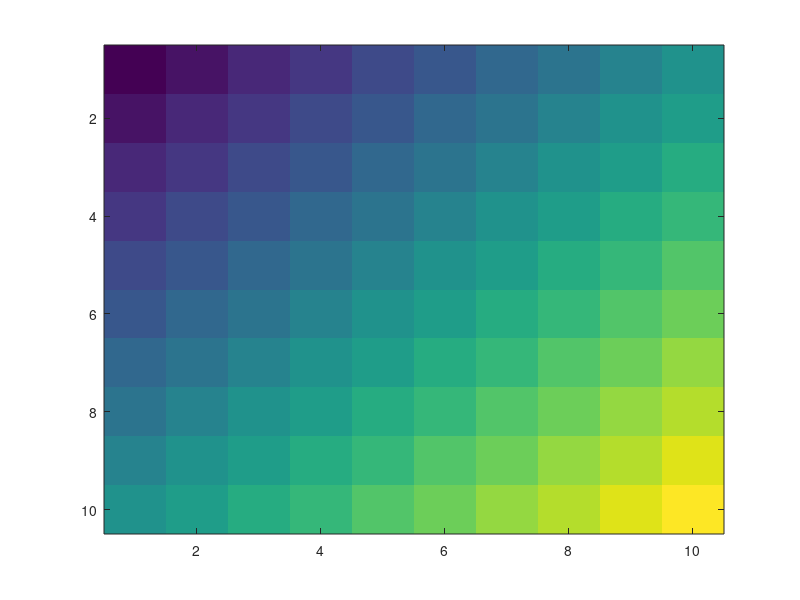

MATLAB code for this plot:
%% 0 Init

% Lab session 1. Structuring Scripts, Error handling, bonus loop functionality

% Author: Daniel Brennan ( djb615@nyu.edu )
% Spring 2019: June 4th
% 

clear all, close all, clc
%% 1 Questions ??


%% 2 Error handling

% Our task: create a 10x10 array where each element == row number + column
% number. we then want to set the value of elements > the mean of the
% entire to 1, and set those less than the mean to -1.

% "Hard"/"Soft" error
n = 10; %rows + columns
dataTop = rand(10,5);
dataBottom = rand(10,5);

% lets make a 10x10 data array
data = [dataTop,dataBottom];

for ii = 1:n %Here, I changed "max" to "n". though "max" might be a reasonable
             %name for how big a single dimension might be; however, this
             %is the name of a function (which takes arguments), thus it
             %throws a particular error.
    for jj = 1:n %same as above for "n". however, we cannot iterate with a 
                 %stepsize of 0.1. This is because we cannot iterate (data)
                 %below with a decimal. the "1.1th" element of "data" does
                 %not exist; nor does it exist for any matrix. This is
                 %echoed in the error that is thrown.
        
        
        data(ii,jj)= ii+jj; %now this should work!
        
        
        
    end
   
end


imagesc(data) %imagesc wants numbers, in the form of a matrix. although "data" 
              %contains numbers; 'data', however, is a string, and
              %therefore contains no numbers.
        

% lets set anything above the mean to 1, and below the mean to -1:
%%
ourMean=mean(mean( data )) %this is one way of obtaining the mean. but is a bit
                           %of a "Dirty" fix. its probably better to use an
                           %aspect of the function:
                           
ourMean = mean(data,'all')

%or 

ourMean = mean(data,[1,2])


% this can be found through the help funcition, e.g.: 

help mean




% any more questions please let me know!

